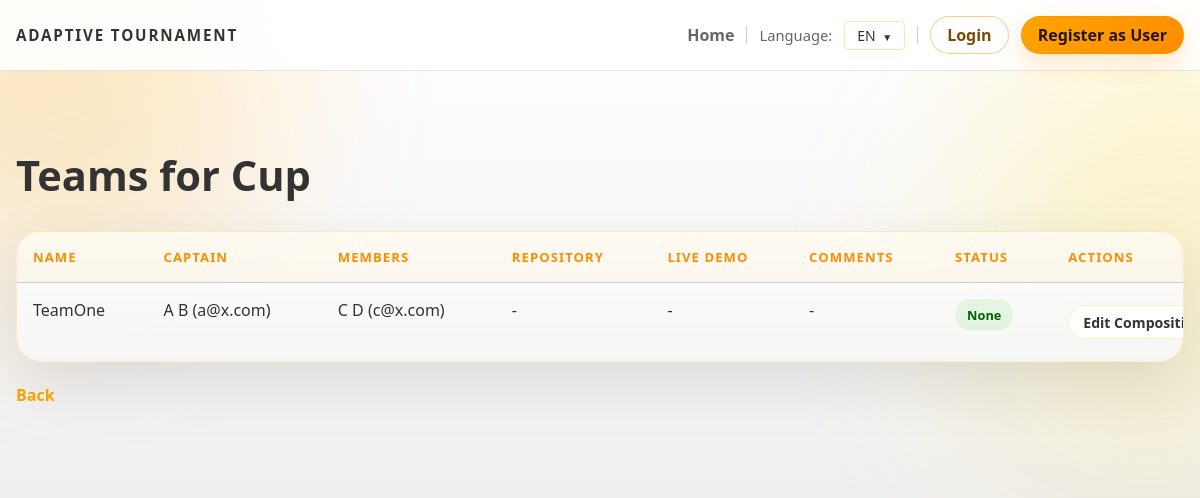
Screenshot of /admin/tournament/1/teams with the database file from the repository.
### backend/models.py (models this page shows, shortened)
class Tournament(db.Model):
    id = db.Column(db.Integer, primary_key=True)
    name = db.Column(db.String(200), nullable=False)
    description = db.Column(db.Text)
    max_teams = db.Column(db.Integer)
    status = db.Column(db.String(30), default="Draft")
    rounds = db.relationship('Round', backref='tournament', lazy=True)

class Team(db.Model):
    id = db.Column(db.Integer, primary_key=True)
    name = db.Column(db.String(200), nullable=False)
    captain_id = db.Column(db.Integer, db.ForeignKey('user.id'), nullable=False)
    captain = db.relationship('User', foreign_keys=[captain_id])
    members = db.relationship('User', secondary=team_members, backref='teams', lazy='dynamic')
    tournament_id = db.Column(db.Integer, db.ForeignKey('tournament.id'))
    tournament = db.relationship('Tournament', backref='teams', lazy=True)
    submissions = db.relationship('Submission', backref='team', lazy=True)
    repo_url = db.Column(db.String(500))
    live_url = db.Column(db.String(500))
    comments = db.Column(db.Text)
    submitted_at = db.Column(db.DateTime)
    submission_status = db.Column(db.String(30), default='None')  # None, Pending, Accepted, Rejected, Returned

class User(db.Model):
    id = db.Column(db.Integer, primary_key=True)
    first_name = db.Column(db.String(120), nullable=False)
    last_name = db.Column(db.String(120), nullable=False)
    email = db.Column(db.String(200), unique=True, nullable=False)
    password_hash = db.Column(db.String(255), nullable=False, default='')
    phone_country_code = db.Column(db.String(10), nullable=False, default='+380')
    phone_number = db.Column(db.String(30), nullable=False, default='')
    age = db.Column(db.Integer)
    bio = db.Column(db.Text)
    role = db.Column(db.String(30), default='team')
    is_verified = db.Column(db.Boolean, default=False)
    verification_token = db.Column(db.String(64), unique=True, nullable=True)
    last_login_at = db.Column(db.DateTime, nullable=True)
    login_token = db.Column(db.String(64), unique=True, nullable=True)

### backend/admin.py (the view)
def admin_tournament_teams(tid):
    t = Tournament.query.get_or_404(tid)
    teams = Team.query.filter_by(tournament_id=t.id).all()
    return render_template('admin_teams.html', tournament=t, teams=teams)

### backend/app.py (called while the page is built)
@app.context_processor
def inject_user_processor():
    return inject_user()

@app.context_processor
def translation_processor():
    return translation()

### backend/app_helpers.py (called while the page is built)
def get_current_user():
    uid = session.get('user_id')
    if uid:
        return db.session.get(User, uid)
    return None

def inject_user():
    return {'get_current_user': get_current_user}

### backend/translations.py (called while the page is built)
def get_text(key, lang='en', **kwargs):
    if lang not in TRANSLATIONS:
        lang = 'en'
    text = TRANSLATIONS[lang].get(key, TRANSLATIONS['en'].get(key, key))
    if kwargs:
        try:
            return text.format(**kwargs)
        except Exception:
            return text
    return text

### templates/admin_teams.html (shortened to what this page needs)
{% extends 'base.html' %}
{% block head %}
  <link rel="stylesheet" href="/static/css/admin.css">
{% endblock %}
{% block content %}
<div class="admin-page wide-page">
  <h2 class="page-title">{{ t('teams_for_title') }} {{ tournament.name }}</h2>
  <div class="table-shell">
    <div class="table-scroll">
      <table class="admin-table teams-table">
        <thead>
          <tr>
            <th>{{ t('name') }}</th>
            <th>{{ t('captain') }}</th>
            <th>{{ t('members') }}</th>
            <th>{{ t('repo') }}</th>
            <th>{{ t('live') }}</th>
            <th>{{ t('comments') }}</th>
            <th>{{ t('status') }}</th>
            <th>{{ t('actions') }}</th>
          </tr>
        </thead>
        <tbody>
          {% for team in teams %}
            <tr>
              <td>{{ team.name }}</td>
              <td>{{ team.captain.first_name }} {{ team.captain.last_name }} ({{ team.captain.email }})</td>
              <td>
                {% for m in team.members.all() %}
                  {{ m.first_name }} {{ m.last_name }} ({{ m.email }}){% if not loop.last %}, {% endif %}
                {% else %}
                  -
                {% endfor %}
              </td>
              <td>{{ team.repo_url or '-' }}</td>
              <td>{{ team.live_url or '-' }}</td>
              <td>{{ team.comments or '-' }}</td>
              <td>
                {% set team_status = (team.submission_status or 'None')|lower %}
                <span class="status-pill {{ team_status if team_status in ['pending', 'accepted', 'rejected', 'returned'] else 'default' }}">
                  {{ t(team_status) if team_status in ['pending', 'accepted', 'rejected', 'returned'] else (team.submission_status or '-') }}
                </span>
              </td>
              <td>
                <div class="table-actions">
                  <a href="/edit_team_members/{{ team.id }}" class="inline-btn">{{ t('edit_composition') }}</a>
                </div>
              </td>
            </tr>
          {% endfor %}
        </tbody>
      </table>
    </div>
  </div>
  <div class="back-link">
    <a href="/admin/tournaments">{{ t('back') }}</a>
  </div>
</div>
{% endblock %}

### static/css/main.css (style rules this page uses)
:root { --bg: #ffffff; --bg-soft: #f9f9f9; --panel: rgba(255, 255, 255, 0.95); --panel-border: rgba(255, 165, 0, 0.3); --text: #333333; --muted: #666666; --accent: #ffa500; --accent-strong: #ff8c00; --success: #32cd32; --warning: #ffd700; --danger: #ff6347; --font-ui: "Segoe UI", "Trebuchet MS", Arial, sans-serif; --font-display: var(--font-ui); --font-body: var(--font-ui); }
* { box-sizing: border-box; }
html { scroll-behavior: smooth; }
body { margin: 0; min-height: 100vh; font-family: var(--font-body); color: var(--text); background: radial-gradient(circle at top left, rgba(255, 165, 0, 0.1), transparent 28%), radial-gradient(circle at top right, rgba(255, 215, 0, 0.1), transparent 22%), linear-gradient(180deg, #ffffff 0%, #f5f5f5 45%, #e0e0e0 100%); }
a { color: inherit; }
h1, h2, h3, h4, h5, h6, .page-title, .hero-title, .hero-panel-title, .tournament-name { font-family: var(--font-display); }
body, p, li, label, input, textarea, select, button, a, th, td, .flash-message, .status-chip, .status-pill { font-family: var(--font-body); }
.container a:not(.primary-button):not(.secondary-button):not(.panel-link):not(.brand-mark) { color: #ffa500; }

### static/css/admin.css (style rules this page uses)
.admin-page { max-width: 1100px; margin: 40px auto 0; }
.admin-page.wide-page { max-width: min(1680px, calc(100vw - 32px)); }
.page-title { margin: 0 0 28px; color: #333333; font-size: clamp(1.9rem, 4vw, 2.6rem); font-weight: 800; }
.submit-btn, .secondary-btn, .danger-btn, .inline-btn { display: inline-flex; align-items: center; justify-content: center; min-height: 46px; padding: 0 20px; border: none; border-radius: 999px; text-decoration: none; font-weight: 800; cursor: pointer; }
.admin-page .inline-btn, .admin-page .inline-btn:visited, .admin-page .inline-btn:hover, .admin-page .inline-btn:focus, .admin-page .inline-btn:active, .admin-page a.inline-btn, .admin-page a.inline-btn:visited, .admin-page a.inline-btn:hover, .admin-page a.inline-btn:focus, .admin-page a.inline-btn:active { color: #333333 !important; text-decoration: none; }
.inline-btn, .inline-btn:visited { min-height: 34px; padding: 0 14px; font-size: 0.88rem; background: rgba(255, 255, 255, 0.9); color: #333333; border: 1px solid rgba(255, 165, 0, 0.2); }
.back-link { margin-top: 22px; }
.back-link a { color: #ffa500; text-decoration: none; font-weight: 700; }
.table-shell { margin-top: 22px; position: relative; overflow: hidden; border-radius: 24px; border: 1px solid rgba(255, 165, 0, 0.2); background: linear-gradient(180deg, rgba(255, 255, 255, 0.9) 0%, rgba(245, 245, 245, 0.95) 100%); box-shadow: 0 22px 60px rgba(0, 0, 0, 0.1); }
.table-scroll { overflow-x: auto; overflow-y: visible; border-radius: 24px; }
.admin-table { width: 100%; border-collapse: collapse; min-width: 760px; }
.teams-table { min-width: 1380px; }
.teams-table th, .teams-table td { overflow-wrap: anywhere; }
.admin-table th, .admin-table td { padding: 16px; border-bottom: 1px solid rgba(0, 0, 0, 0.1); text-align: left; vertical-align: top; color: #333333; position: relative; overflow: visible; }
.admin-table th { color: #ff8c00; font-size: 0.82rem; text-transform: uppercase; letter-spacing: 0.08em; background: rgba(255, 165, 0, 0.05); }
.admin-table tr:last-child td { border-bottom: none; }
.table-actions, .inline-form { display: flex; flex-wrap: wrap; align-items: center; gap: 8px; }
.status-pill { display: inline-flex; align-items: center; justify-content: center; padding: 7px 12px; border-radius: 999px; font-size: 0.8rem; font-weight: 700; }
.status-pill.team, .status-pill.default { background: rgba(50, 205, 50, 0.1); color: #006400; }

### rows the page displays
Tournament: name "Cup"
Team: name "TeamOne", captain.first_name "A", captain.last_name "B", captain.email "a@x.com", repo_url "-", live_url "-", comments "-", submission_status "None", t "Edit…"
User: first_name "C", last_name "D", email "c@x.com"

### other values shown
{{ t('app_title') }} "ADAPTIVE TOURNAMENT"
{{ t('home') }} "Home"
{{ t('language') }} "Language"
{{ lang|upper }} "EN"
{{ t('login') }} "Login"
{{ t('register') }} "Register as User"
{{ t('teams_for_title') }} "Teams for"
{{ t('name') }} "NAME"
{{ t('captain') }} "CAPTAIN"
{{ t('members') }} "MEMBERS"
{{ t('repo') }} "REPOSITORY"
{{ t('live') }} "LIVE DEMO"
{{ t('comments') }} "COMMENTS"
{{ t('status') }} "STATUS"
{{ t('actions') }} "ACTIONS"
